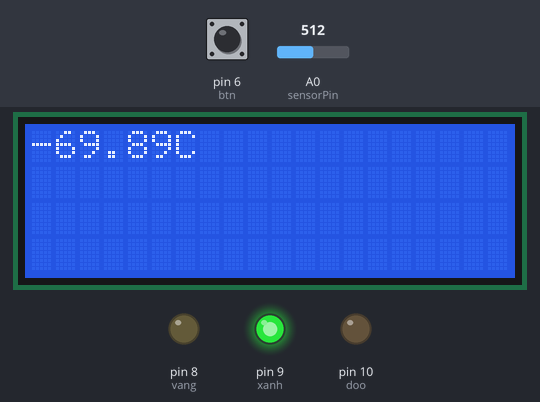
Recording of a sketch running on a simulated Arduino Uno, built with avr-gcc and run on an emulated ATmega328P. On the bench: 20×4 character LCD, output pins drawn as LEDs (lit = HIGH). Inputs (shaded band) come from the test bench; at power-on: pin 6 (btn) LOW, A0 (sensorPin) = 512.

Above: at 1.2 s.
1.3 s: pin 6 (btn) pulled HIGH for 1 s
At 2.9 s:
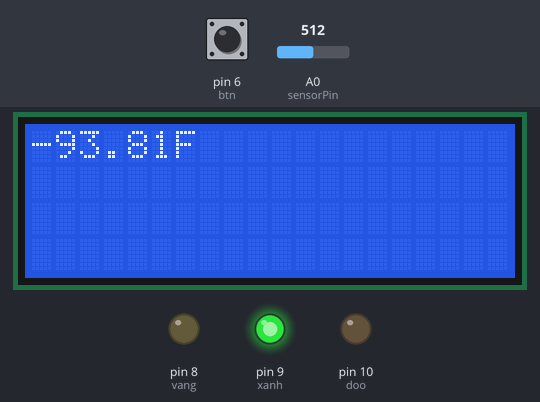
3.8 s: A0 (sensorPin) set to 676
At 5.0 s:
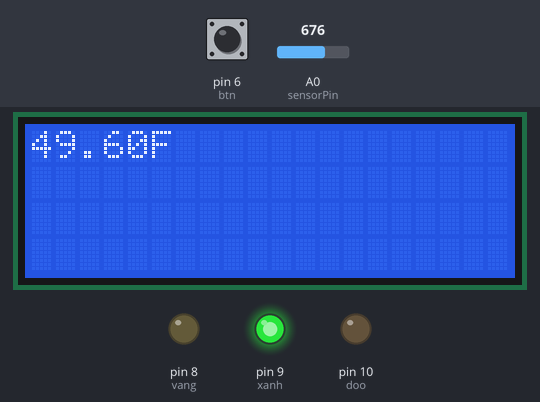
5.7 s: A0 (sensorPin) set to 699
At 7.0 s:
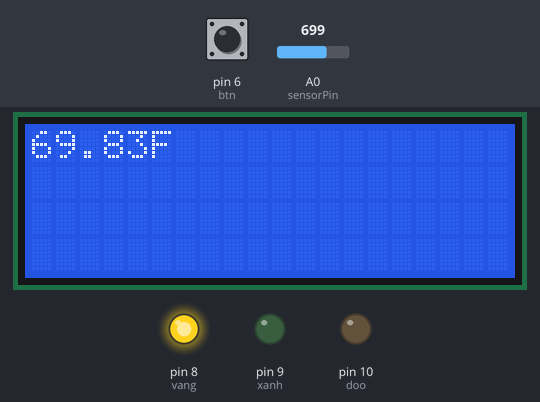
7.3 s: A0 (sensorPin) set to 728
At 8.0 s:
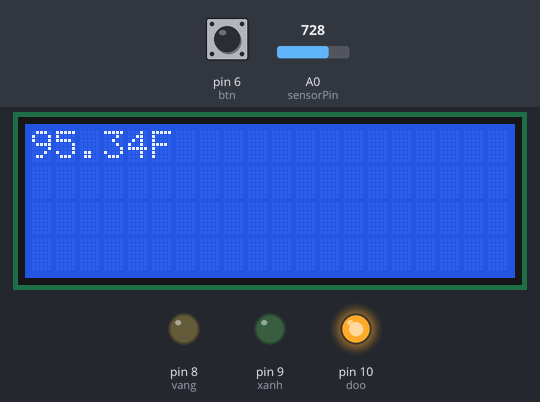
8.8 s: pin 6 (btn) pulled HIGH for 0.15 s
At 10.1 s:
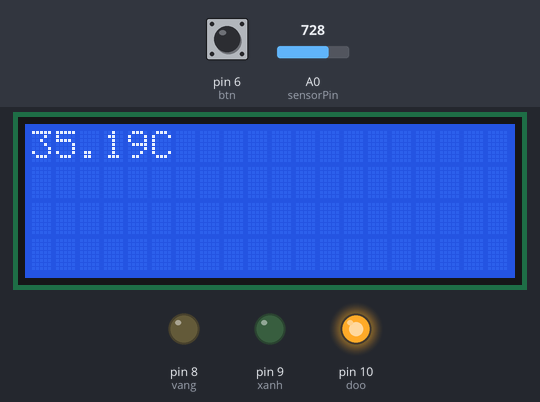
10.4 s: pin 6 (btn) pulled HIGH for 0.15 s
At 11.0 s:
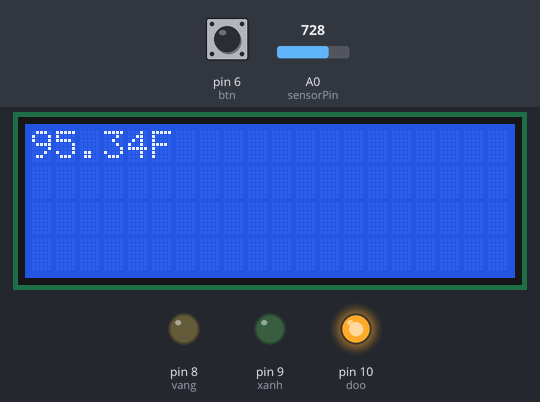
Timing chart, 0 to 13.4 s (numbered marks = the images above; inputs shaded):
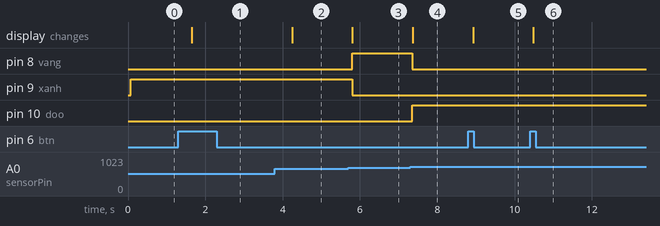

Measured:
- the behaviour switches between 686 and 687 on A0 (sensorPin) (found by bisection; images 2 and 3)
- the behaviour switches between 717 and 718 on A0 (sensorPin) (found by bisection; images 3 and 4)
- after the input at 1.3 s, the display: changes after 0.35 s (image 1)
- after the input at 3.8 s, the display: changes after 0.45 s (image 2)
- after the input at 5.7 s, pin 8 (vang): LOW → HIGH after 0.10 s; pin 9 (xanh): HIGH → LOW after 0.10 s; the display: changes after 0.11 s (image 3)
- after the input at 7.3 s, pin 8 (vang): HIGH → LOW after 0.06 s; pin 10 (doo): LOW → HIGH after 0.06 s; the display: changes after 0.07 s (image 4)
- after the input at 8.8 s, the display: changes after 0.13 s (image 5)
- after the input at 10.4 s, the display: changes after 0.08 s (image 6)

The sketch:

bai10.ino
```cpp
#include <LiquidCrystal_I2C.h>
LiquidCrystal_I2C lcd(0x27, 20, 4) ;
int doo=10;
int xanh=9;
int vang=8;
int btn=6;
int pre=LOW;
int sensorPin = A0;
bool doC = true;
void setup() {
  // put your setup code here, to run once:
pinMode(doo,OUTPUT);
pinMode(xanh,OUTPUT);
pinMode(vang,OUTPUT);
pinMode(btn,INPUT);
  lcd.init();
  lcd.backlight();
}

void loop() {
  // put your main code here, to run repeatedly:
  int temp = 0;
    for ( int i = 0; i < 100; i++ ) {
      int tmp = analogRead(sensorPin);
      if (tmp == 0) {
        i--;
        continue;
      }
      temp += tmp;
    }
  int reading = temp / 100;
  float voltage = reading * 5.0 / 1023.0;
  float tempC = voltage * 100.0;
  float tempF = (tempC * 1.8) + 32;

  int current = digitalRead(btn);
  if(pre==LOW &&current==HIGH){
    doC = !doC;
  }

  if(tempC>=15 && tempC<=30) {
    digitalWrite(vang,HIGH);
    digitalWrite(doo, LOW);
    digitalWrite(xanh, LOW);
  }
  else if(tempC>30){
    digitalWrite(doo,HIGH);
    digitalWrite(vang, LOW);
    digitalWrite(xanh, LOW);
  }
  else {
    digitalWrite(xanh, HIGH);
    digitalWrite(doo, LOW);
    digitalWrite(vang, LOW);
  }

  lcd.clear();
  if (doC) {
    lcd.print(tempC);
    lcd.print("C");
  } else {
    lcd.print(tempF);
    lcd.print("F");
  }

  pre=current;
  delay(500);
}
```
